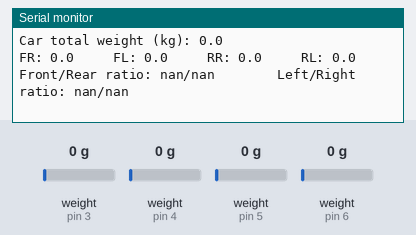
Simulated run of this sketch. Board: Arduino Uno, built with avr-gcc and run on an emulated ATmega328P. On the bench: the last lines printed to the serial monitor. Inputs (shaded band) come from the test bench; at power-on: weight on the scale (sensors on pin 3, pin 4, pin 5, pin 6) 0 g.

Above: at 7.2 s.
7.3 s: weight on the scale (sensor on pin 3) set to 100 g
At 7.89 s:
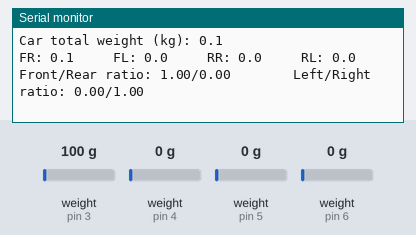
9.5 s: weight on the scale (sensor on pin 4) set to 100 g
At 10.33 s:
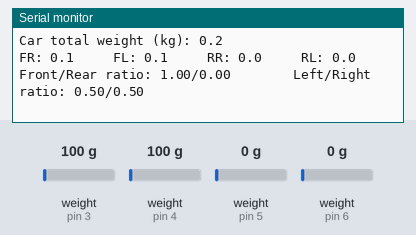
11.0 s: weight on the scale (sensor on pin 5) set to 100 g
At 11.55 s:
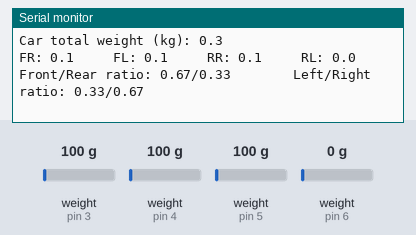
12.5 s: weight on the scale (sensor on pin 6) set to 100 g
At 12.77 s:
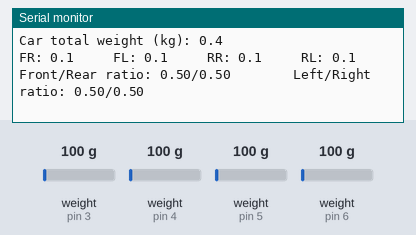
14.0 s: weight on the scale (sensor on pin 3) set to 1250 g
At 14.81 s:
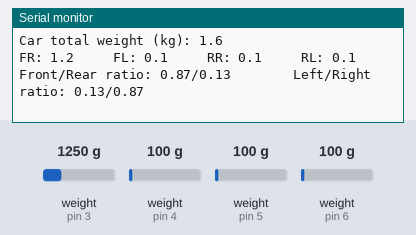
15.5 s: weight on the scale (sensor on pin 4) set to 1250 g
At 16.03 s:
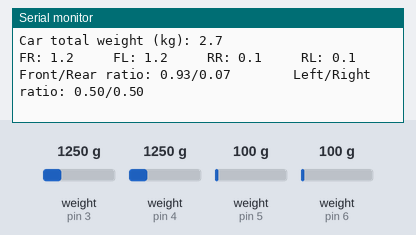
Timing chart, 0 to 18.0 s (numbered marks = the images above; inputs shaded):
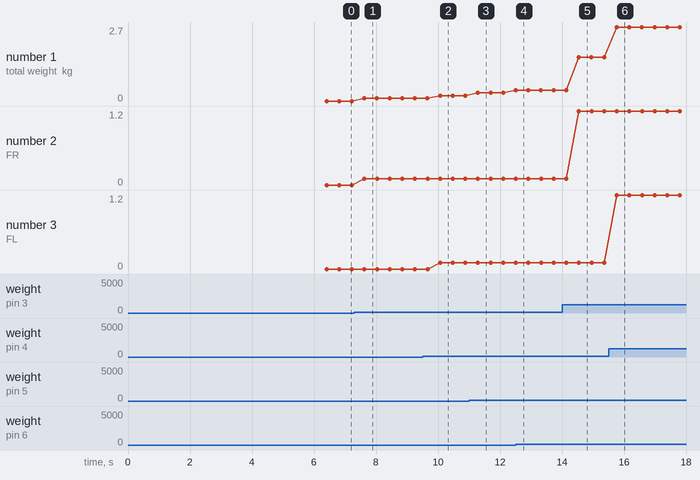

The sketch:

CornerWeight.ino
```cpp
// (licence header left out)
#include "HX711.h"

#define CLK  2

HX711 scale;

HX711 fr;
HX711 fl;
HX711 rr;
HX711 rl;

float calibration_factor = 6920; //-7050 worked for my 440lb max scale setup

void setup() {
  Serial.begin(115200);
  Serial.println("Team Swinburne corner weight");
  Serial.println("Set all scale on flat surface");
  Serial.println("Remove all weight from scale");
  // Serial.println("After readings begin, place known weight on scale");
  // Serial.println("Press + or a to increase calibration factor");
  // Serial.println("Press - or z to decrease calibration factor");

  delay(2000);

  fr.begin(3,CLK);
  fl.begin(4, CLK);
  rr.begin(5, CLK);
  rl.begin(6, CLK);

  fr.set_scale(calibration_factor);
  fl.set_scale(calibration_factor);
  rr.set_scale(calibration_factor);
  rl.set_scale(calibration_factor);

  Serial.println("Tare.....");
  fr.tare();
  fl.tare();
  rr.tare();
  rl.tare();

  // long zero_factor = scale.read_average(); //Get a baseline reading
  // Serial.print("Zero factor: "); //This can be used to remove the need to tare the scale. Useful in permanent scale projects.
  // Serial.println(zero_factor);
}

void loop() {

  float fr_weight = fr.get_units();
  float fl_weight = fl.get_units();
  float rr_weight = rr.get_units();
  float rl_weight = rl.get_units();
  float car_weight = fr_weight+fl_weight+rr_weight+rl_weight;

  float front_ratio = (fr_weight+fl_weight)/car_weight;
  float rear_ratio = 1.0 - front_ratio;

  float left_ratio = (fl_weight+rl_weight)/car_weight;
  float right_ratio = 1.0 - left_ratio;

  Serial.print("Car total weight (kg): ");
  Serial.println(car_weight,1);
  Serial.print("FR: ");
  Serial.print(fr_weight,1);
  Serial.print("     FL: ");
  Serial.print(fl_weight,1);
  Serial.print("     RR: ");
  Serial.print(rr_weight,1);
  Serial.print("     RL: ");
  Serial.print(rl_weight,1);
  Serial.println();

  Serial.print("Front/Rear ratio: ");
  Serial.print(front_ratio,2);
  Serial.print("/");
  Serial.print(rear_ratio,2);
  Serial.print("        Left/Right ratio: ");
  Serial.print(left_ratio,2);
  Serial.print("/");
  Serial.print(right_ratio,2);
  Serial.println();

  // Serial.print("Reading: ";
  // Serial.print(scale.get_units(), 1);
  // Serial.print(" kg"); //Change this to kg and re-adjust the calibration factor if you follow SI units like a sane person
  // Serial.print(" calibration_factor: ");
  // Serial.print(calibration_factor);
  // Serial.println();

  // if(Serial.available())
  // {
  //   char temp = Serial.read();
  //   if(temp == '+' || temp == 'a')
  //     calibration_factor += 10;
  //   else if(temp == '-' || temp == 'z')
  //     calibration_factor -= 10;
  // }
}
```

Measured:
- after the input at 7.3 s, the serial monitor: prints a new line after 0.32 s (image 1)
- after the input at 9.5 s, the serial monitor: prints a new line after 0.57 s (image 2)
- after the input at 11.0 s, the serial monitor: prints a new line after 0.29 s (image 3)
- after the input at 12.5 s, the serial monitor: prints a new line at once (image 4)
- after the input at 14.0 s, the serial monitor: prints a new line after 0.54 s (image 5)
- after the input at 15.5 s, the serial monitor: prints a new line after 0.26 s (image 6)
- plotted number 1: 0 → 0.1 after the input at 7.3 s, 0.1 → 0.2 after the input at 9.5 s, 0.2 → 0.3 after the input at 11.0 s, 0.3 → 0.4 after the input at 12.5 s, 0.4 → 1.6 after the input at 14.0 s
- plotted number 2: 0 → 0.1 after the input at 7.3 s, 0.1 → 1.2 after the input at 14.0 s
